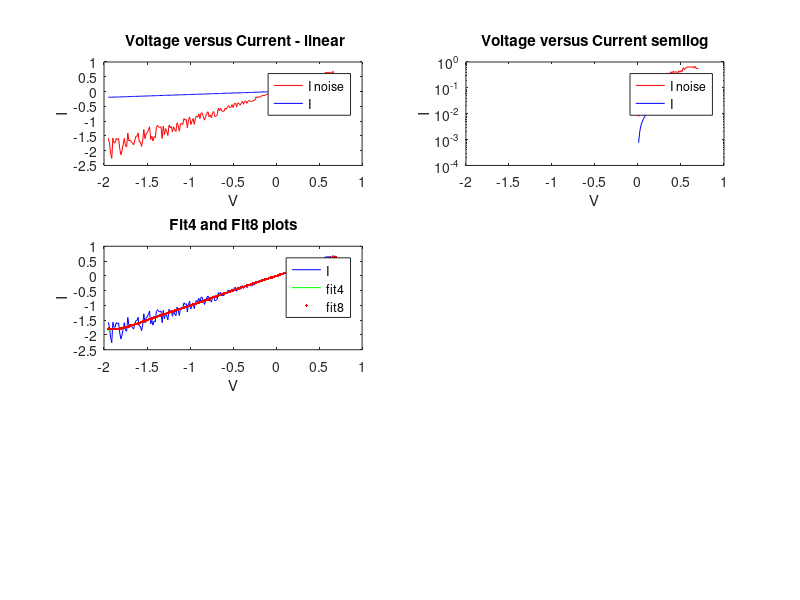

Write MATLAB code to recreate this figure. (Note: this script raises an error after producing the figure.)
clearvars
clearvars -GLOBAL
close all
set(0,'DefaultFigureWindowStyle', 'docked')

Is = 0.01e-12;
Ib = 0.1e-12;
Vb = 1.3;
Gp = 0.1;

V = linspace(-1.95,0.7,200);
I = Is * (exp((1.2/0.25).*V) - 1) + Gp.*V - Ib * (exp((-1.2/0.25).*(V + Vb)) - 1) ;
for i = 1:200
    Irand(i) = V(i)-0.2*V(i) + ((V(i)+0.2*V(i)) - (V(i)-0.2*V(i)))*rand;
end    
subplot(3,2,1)
plot (V,Irand,'r');
title(' Voltage versus Current - linear');
hold on
plot (V, I,'b');
legend('I noise', 'I');
xlabel('V');
ylabel('I');

subplot(3,2,2)
semilogy(V,Irand,'r');
title('Voltage versus Current semilog');
hold on
semilogy(V, I,'b');
legend('I noise', 'I');
xlabel('V');
ylabel('I');

pI4 = polyfit(V,Irand,4);
pI8 = polyfit(V,Irand,8);
pIrand4 = polyfit(V,Irand,4);
pIrand8 = polyfit(V,Irand,8);

subplot(3,2,3)
plot(V,Irand,'b');
title('Fit4 and Fit8 plots');
hold on
plot(V,polyval(pI4,V),'-g');
hold on
plot(V,polyval(pI8,V),'.r');
legend('I','fit4','fit8');
xlabel('V');
ylabel('I');

% Non Linear curve fitting

% Setting B & D explictly
fo = fittype('A.*(exp(1.2*x/25e-3)-1) + 0.1.*x - C*(exp(1.2*(-(x+1.3))/25e-3)-1)');
fofit = fit(V.',I.',fo);

% Setting D explictly
f1 = fittype('A.*(exp(1.2*x/25e-3)-1) + B.*x - C*(exp(1.2*(-(x+1.3))/25e-3)-1)');
f1fit = fit(V.',I.',f1);

% Setting D explictly
f2 = fittype('A.*(exp(1.2*x/25e-3)-1) + B.*x - C*(exp(1.2*(-(x+D))/25e-3)-1)');
f2fit = fit(V.',I.',f2);

subplot(3,2,4)
plot(V,fofit(I),'b');
title('Non linear curve fitting')
hold on
plot(V,f1fit(I),'r');
hold on
plot(V,f2fit(I),'g');
hold on
legend('B & D set','D set','None Set');

% Neural net
inputs = V.';
targets = I.';
hiddenLayerSize = 10;
net = fitnet(hiddenLayerSize);
net.divideParam.trainRatio = 70/100;
net.divideParam.valRatio = 15/100;
net.divideParam.testRatio = 15/100;
[net,tr] = train(net,inputs,targets);
outputs = net(inputs);
errors = gsubtract(outputs,targets);
performance = perform(net,targets,outputs)
view(net)
Inn = outputs



